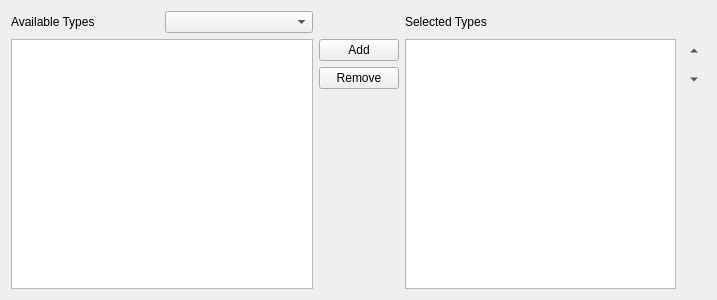
<?xml version="1.0" encoding="UTF-8"?>
<ui version="4.0">
 <class>ConfigWidget</class>
 <widget class="QWidget" name="ConfigWidget">
  <property name="geometry">
   <rect>
    <x>0</x>
    <y>0</y>
    <width>717</width>
    <height>300</height>
   </rect>
  </property>
  <layout class="QGridLayout" name="gridLayout">
   <item row="0" column="0">
    <layout class="QHBoxLayout" name="horizontalLayout_2">
     <item>
      <widget class="QLabel" name="label">
       <property name="text">
        <string>Available Types</string>
       </property>
      </widget>
     </item>
     <item>
      <widget class="KComboBox" name="m_typeGroupCombo"/>
     </item>
    </layout>
   </item>
   <item row="0" column="2">
    <widget class="QLabel" name="label_2">
     <property name="text">
      <string>Selected Types</string>
     </property>
    </widget>
   </item>
   <item row="1" column="0">
    <widget class="QTreeView" name="m_availableTypesView">
     <attribute name="headerVisible">
      <bool>false</bool>
     </attribute>
     <attribute name="headerVisible">
      <bool>false</bool>
     </attribute>
    </widget>
   </item>
   <item row="1" column="1">
    <layout class="QVBoxLayout" name="verticalLayout">
     <item>
      <widget class="QPushButton" name="m_addButton">
       <property name="text">
        <string>Add</string>
       </property>
      </widget>
     </item>
     <item>
      <widget class="QPushButton" name="m_removeButton">
       <property name="text">
        <string>Remove</string>
       </property>
      </widget>
     </item>
     <item>
      <spacer name="verticalSpacer_2">
       <property name="orientation">
        <enum>Qt::Vertical</enum>
       </property>
       <property name="sizeHint" stdset="0">
        <size>
         <width>20</width>
         <height>40</height>
        </size>
       </property>
      </spacer>
     </item>
    </layout>
   </item>
   <item row="1" column="2">
    <layout class="QHBoxLayout" name="horizontalLayout">
     <item>
      <widget class="QListWidget" name="m_selectedTypesView"/>
     </item>
     <item>
      <layout class="QVBoxLayout" name="verticalLayout_2">
       <item>
        <widget class="QToolButton" name="m_sortUpButton">
         <property name="toolTip">
          <string>Change sort order</string>
         </property>
         <property name="autoRaise">
          <bool>true</bool>
         </property>
         <property name="arrowType">
          <enum>Qt::UpArrow</enum>
         </property>
        </widget>
       </item>
       <item>
        <widget class="QToolButton" name="m_sortDownButton">
         <property name="toolTip">
          <string>Change sort order</string>
         </property>
         <property name="autoRaise">
          <bool>true</bool>
         </property>
         <property name="arrowType">
          <enum>Qt::DownArrow</enum>
         </property>
        </widget>
       </item>
       <item>
        <spacer name="verticalSpacer">
         <property name="orientation">
          <enum>Qt::Vertical</enum>
         </property>
         <property name="sizeHint" stdset="0">
          <size>
           <width>1</width>
           <height>1</height>
          </size>
         </property>
        </spacer>
       </item>
      </layout>
     </item>
    </layout>
   </item>
  </layout>
 </widget>
 <customwidgets>
  <customwidget>
   <class>KComboBox</class>
   <extends>QComboBox</extends>
   <header>kcombobox.h</header>
  </customwidget>
 </customwidgets>
 <resources/>
 <connections/>
</ui>
